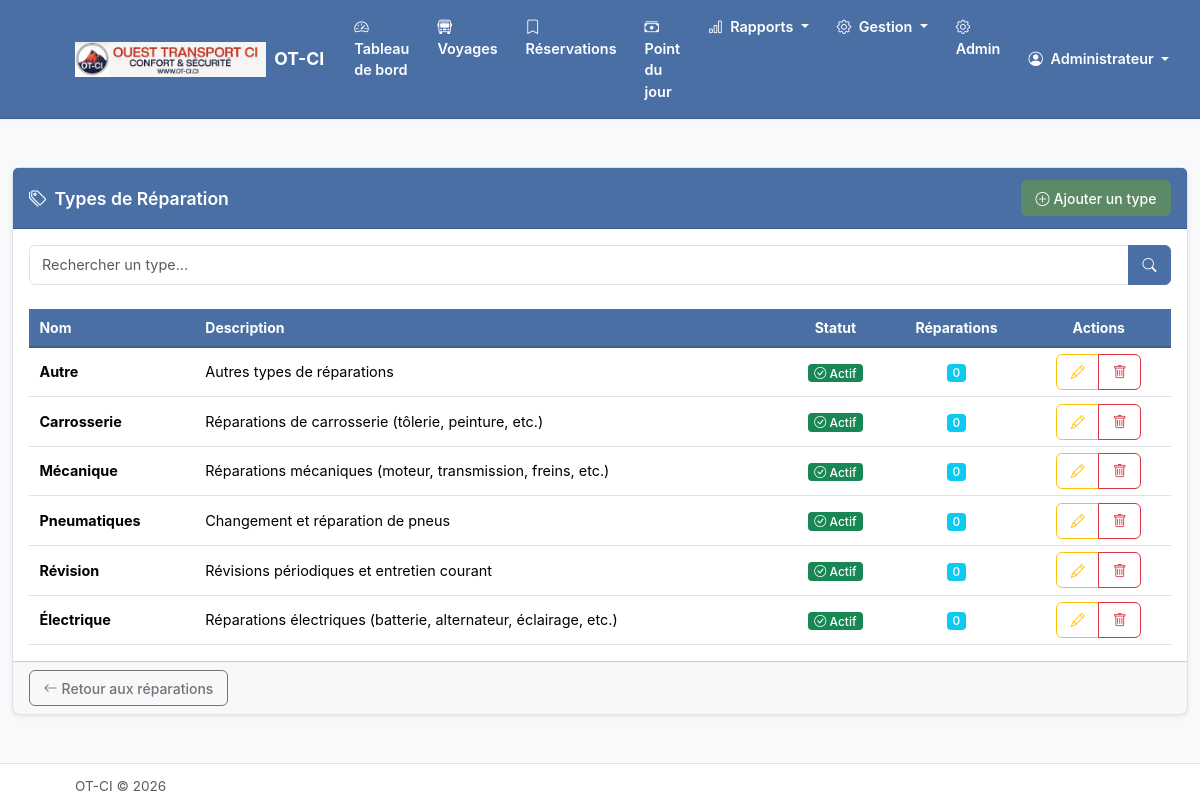
The page /vehicules/types-reparation/ (signed in) on the database its author committed.
### apps/compagnie/models.py (models this page shows, shortened)
class Compagnie(models.Model):
    nom = models.CharField(max_length=200, verbose_name="Nom de la compagnie")
    logo = models.ImageField(
        upload_to='logos/',
        blank=True,
        null=True,
        verbose_name="Logo"
    )
    nom_pdg = models.CharField(max_length=200, verbose_name="Nom du PDG")
    adresse = models.TextField(blank=True, verbose_name="Adresse")
    telephone = models.CharField(max_length=20, blank=True, verbose_name="Téléphone")
    email = models.EmailField(blank=True, verbose_name="Email")
    date_creation = models.DateTimeField(auto_now_add=True)
    date_modification = models.DateTimeField(auto_now=True)
    class Meta:
        verbose_name = "Compagnie"
        verbose_name_plural = "Compagnie"
    @classmethod
    def get_instance(cls):
        return cls.objects.first()

### apps/personnel/models.py (models this page shows, shortened)
class Utilisateur(AbstractUser):
    ROLE_CHOICES = [
        ('pdg', 'PDG'),
        ('super_admin', 'Super Administrateur'),
        ('manager', 'Manager'),
        ('chef_gare', 'Chef de Gare'),
        ('guichetier', 'Guichetier'),
    ]
    nom_complet = models.CharField(max_length=200, verbose_name="Nom complet")
    telephone = models.CharField(max_length=20, blank=True, verbose_name="Téléphone")
    role = models.CharField(
        max_length=20,
        choices=ROLE_CHOICES,
        default='guichetier',
        verbose_name="Rôle"
    )
    gare = models.ForeignKey(
        'gares.Gare',
        on_delete=models.SET_NULL,
        null=True,
        blank=True,
        related_name='utilisateurs',
        verbose_name="Gare"
    )
    actif = models.BooleanField(default=True, verbose_name="Actif")
    date_creation = models.DateTimeField(auto_now_add=True)
    date_modification = models.DateTimeField(auto_now=True)
    objects = UtilisateurManager()
    EMAIL_FIELD = 'email'
    USERNAME_FIELD = 'username'
    REQUIRED_FIELDS = ['nom_complet']
    class Meta:
        verbose_name = "Utilisateur"
        verbose_name_plural = "Utilisateurs"
        ordering = ['nom_complet']
    @property
    def is_super_admin(self):
        return self.role == 'super_admin'
    @property
    def has_global_access(self):
        return self.role in ['pdg', 'super_admin', 'manager']

### apps/vehicules/models.py (models this page shows, shortened)
class TypeReparation(models.Model):
    nom = models.CharField(
        max_length=100,
        unique=True,
        verbose_name="Nom"
    )
    description = models.TextField(
        blank=True,
        verbose_name="Description"
    )
    actif = models.BooleanField(
        default=True,
        verbose_name="Actif"
    )
    date_creation = models.DateTimeField(auto_now_add=True)
    date_modification = models.DateTimeField(auto_now=True)
    class Meta:
        verbose_name = "Type de réparation"
        verbose_name_plural = "Types de réparation"
        ordering = ['nom']

### apps/vehicules/views.py (the view)
# urls.py: path('types-reparation/', views.TypeReparationListView.as_view(), name='type_reparation_list'),
class TypeReparationListView(AdminRequiredMixin, ListView):
    model = TypeReparation
    template_name = 'vehicules/type_reparation_list.html'
    context_object_name = 'types_reparation'
    def get_queryset(self):
        queryset = super().get_queryset()
        search = self.request.GET.get('q')
        if search:
            queryset = queryset.filter(
                Q(nom__icontains=search) |
                Q(description__icontains=search)
            )
        return queryset.order_by('nom')
    def get_context_data(self, **kwargs):
        context = super().get_context_data(**kwargs)
        context['search_query'] = self.request.GET.get('q', '')
        return context

### apps/compagnie/context_processors.py (called while the page is built)
def compagnie_context(request):
    return {
        'compagnie': Compagnie.get_instance()
    }

### core/mixins.py (called while the page is built)
    def test_func(self):
        return self.request.user.has_global_access

### templates/vehicules/type_reparation_list.html (shortened to what this page needs)
{% extends 'base.html' %}
{% block content %}
<div class="container-fluid py-4">
    <div class="card shadow-sm">
        <div class="card-header text-white">
            <div class="d-flex justify-content-between align-items-center">
                <h4 class="mb-0">
                    <i class="bi bi-tags me-2"></i>Types de Réparation
                </h4>
                <a href="{% url 'vehicules:type_reparation_create' %}" class="btn btn-success btn-sm">
                    <i class="bi bi-plus-circle me-1"></i>Ajouter un type
                </a>
            </div>
        </div>
        <div class="card-body">
            <form method="get" class="mb-4">
                <div class="input-group">
                    <input type="text" name="q" class="form-control" placeholder="Rechercher un type..." value="{{ search_query }}">
                    <button type="submit" class="btn btn-primary">
                        <i class="bi bi-search"></i>
                    </button>
                </div>
            </form>
            {% if types_reparation %}
            <div class="table-responsive">
                <table class="table table-hover align-middle">
                    <thead>
                        <tr>
                            <th>Nom</th>
                            <th>Description</th>
                            <th class="text-center">Statut</th>
                            <th class="text-center">Réparations</th>
                            <th class="text-center">Actions</th>
                        </tr>
                    </thead>
                    <tbody>
                        {% for type in types_reparation %}
                        <tr>
                            <td><strong>{{ type.nom }}</strong></td>
                            <td>
                                {% if type.description %}
                                    {{ type.description|truncatewords:15 }}
                                {% else %}
                                    <span class="text-muted">-</span>
                                {% endif %}
                            </td>
                            <td class="text-center">
                                {% if type.actif %}
                                    <span class="badge bg-success"><i class="bi bi-check-circle"></i> Actif</span>
                                {% else %}
                                    <span class="badge bg-secondary"><i class="bi bi-x-circle"></i> Inactif</span>
                                {% endif %}
                            </td>
                            <td class="text-center">
                                <span class="badge bg-info">{{ type.reparations.count }}</span>
                            </td>
                            <td class="text-center">
                                <div class="btn-group btn-group-sm" role="group">
                                    <a href="{% url 'vehicules:type_reparation_update' type.pk %}" class="btn btn-outline-warning" title="Modifier">
                                        <i class="bi bi-pencil"></i>
                                    </a>
                                    {% if type.reparations.count == 0 %}
                                    <a href="{% url 'vehicules:type_reparation_delete' type.pk %}" class="btn btn-outline-danger" title="Supprimer">
                                        <i class="bi bi-trash"></i>
                                    </a>
                                    {% endif %}
                                </div>
                            </td>
                        </tr>
                        {% endfor %}
                    </tbody>
                </table>
            </div>
            {% endif %}
        </div>
        <div class="card-footer">
            <a href="{% url 'vehicules:reparation_list' %}" class="btn btn-outline-secondary">
                <i class="bi bi-arrow-left me-1"></i>Retour aux réparations
            </a>
        </div>
    </div>
</div>
{% endblock %}

### templates/base.html (shortened to what this page needs)
{% load static %}
<!DOCTYPE html>
<html lang="fr">
<head>
    <link href="https://cdn.jsdelivr.net/npm/bootstrap@5.3.2/dist/css/bootstrap.min.css" rel="stylesheet">
    <link href="https://cdn.jsdelivr.net/npm/bootstrap-icons@1.11.1/font/bootstrap-icons.css" rel="stylesheet">
    <link href="{% static 'css/custom.css' %}" rel="stylesheet">
</head>
<body>
    <nav class="navbar navbar-expand-lg navbar-dark sticky-top">
        <div class="container">
            <a class="navbar-brand d-flex align-items-center" href="{% url 'guichet:dashboard' %}">
                {% if compagnie and compagnie.logo %}
                    <img src="{{ compagnie.logo.url }}" alt="Logo" height="35" class="me-2">
                {% endif %}
                <span>{% if compagnie %}{{ compagnie.nom }}{% else %}Gestion Billetterie{% endif %}</span>
            </a>
            <div class="collapse navbar-collapse" id="navbarNav">
                {% if user.is_authenticated %}
                <ul class="navbar-nav me-auto">
                    <li class="nav-item">
                        <a class="nav-link {% if request.resolver_match.url_name == 'dashboard' %}active{% endif %}"
                           href="{% url 'guichet:dashboard' %}">
                            <i class="bi bi-speedometer2 me-1"></i> Tableau de bord
                        </a>
                    </li>
                    <li class="nav-item">
                        <a class="nav-link {% if request.resolver_match.url_name == 'voyage_list' %}active{% endif %}"
                           href="{% url 'guichet:voyage_list' %}">
                            <i class="bi bi-bus-front me-1"></i> Voyages
                        </a>
                    </li>
                    <li class="nav-item">
                        <a class="nav-link {% if request.resolver_match.url_name == 'reservations' %}active{% endif %}"
                           href="{% url 'guichet:reservations' %}">
                            <i class="bi bi-bookmark me-1"></i> Réservations
                        </a>
                    </li>
                    <li class="nav-item">
                        <a class="nav-link {% if 'comptabilite' in request.path %}active{% endif %}"
                           href="{% url 'comptabilite:point_journalier' %}">
                            <i class="bi bi-cash-stack me-1"></i> Point du jour
                        </a>
                    </li>
                    <li class="nav-item dropdown">
                        <a class="nav-link dropdown-toggle" href="#" data-bs-toggle="dropdown">
                            <i class="bi bi-bar-chart me-1"></i> Rapports
                        </a>
                    </li>
                    <li class="nav-item dropdown">
                        <a class="nav-link dropdown-toggle" href="#" data-bs-toggle="dropdown">
                            <i class="bi bi-gear me-1"></i> Gestion
                        </a>
                    </li>
                    {% if user.is_superuser %}
                    <li class="nav-item">
                        <a class="nav-link" href="{% url 'admin:index' %}">
                            <i class="bi bi-gear me-1"></i> Admin
                        </a>
                    </li>
                    {% endif %}
                </ul>
                <ul class="navbar-nav">
                    <li class="nav-item dropdown">
                        <a class="nav-link dropdown-toggle" href="#" data-bs-toggle="dropdown">
                            <i class="bi bi-person-circle me-1"></i>
                            {{ user.nom_complet|default:user.username }}
                        </a>
                    </li>
                </ul>
                {% endif %}
            </div>
        </div>
    </nav>
    <main class="py-4">
        {% block content %}{% endblock %}
    </main>
    <footer class="py-3 mt-auto border-top bg-white">
        <div class="container">
            <div class="d-flex justify-content-between align-items-center">
                <span class="text-muted">
                    {% if compagnie %}{{ compagnie.nom }}{% else %}Gestion Billetterie{% endif %} &copy; {% now "Y" %}
                </span>
            </div>
        </div>
    </footer>
</body>
</html>

### static/css/custom.css (style rules this page uses)
:root { --color-bg-main: #F8F9FA; --color-bg-card: #FFFFFF; --color-text-primary: #343A40; --color-text-secondary: #6C757D; --color-accent: #4A6FA5; --color-accent-hover: #3D5D8A; --color-success: #5D8A66; --color-success-light: #D4EDDA; --color-warning: #D4A84B; --color-warning-light: #FFF3CD; --color-danger: #C45C5C; --color-danger-light: #F8D7DA; --color-siege-disponible: #D4EDDA; --color-siege-reserve: #FFF3CD; --color-siege-paye: #ADB5BD; --color-siege-non-vendable: #6C757D; --color-border: #DEE2E6; --shadow-sm: 0 1px 2px rgba(0, 0, 0, 0.05); --shadow-md: 0 4px 6px rgba(0, 0, 0, 0.07); --font-family: -apple-system, BlinkMacSystemFont, "Segoe UI", Roboto, "Helvetica Neue", Arial, sans-serif; --font-size-base: 14px; --line-height-base: 1.5; }
* { box-sizing: border-box; }
body { font-family: var(--font-family); font-size: var(--font-size-base); line-height: var(--line-height-base); color: var(--color-text-primary); background-color: var(--color-bg-main); }
.container { width: 90% !important; max-width: 100% !important; padding-right: 15px; padding-left: 15px; margin-right: auto; margin-left: auto; }
h4, .h4 { font-size: 1.1rem; font-weight: 600; }
a { color: var(--color-accent); text-decoration: none; }
.navbar { background-color: var(--color-accent) !important; border-bottom: 1px solid var(--color-accent-hover); box-shadow: var(--shadow-sm); }
.navbar-brand { font-weight: 700; font-size: 1.1rem; color: #FFFFFF !important; }
.nav-link { color: #FFFFFF !important; font-weight: 600; padding: 0.5rem 0.75rem !important; font-size: 0.9rem; border-radius: 4px; margin: 0 2px; transition: background-color 0.2s ease; }
.nav-link i { color: #FFFFFF !important; font-weight: 700; }
.dropdown-toggle::after { color: #FFFFFF; }
.card { background-color: var(--color-bg-card); border: 1px solid var(--color-border); border-radius: 8px; box-shadow: var(--shadow-sm); }
.card-header { background-color: var(--color-accent); border-bottom: 1px solid var(--color-accent-hover); font-weight: 700; font-size: 0.95rem; padding: 0.75rem 1rem; color: #FFFFFF; }
.card-header h1, .card-header h2, .card-header h3, .card-header h4, .card-header h5, .card-header h6, .card-header .h1, .card-header .h2, .card-header .h3, .card-header .h4, .card-header .h5, .card-header .h6 { color: #FFFFFF; margin-bottom: 0; }
.card-header i { color: #FFFFFF; }
.card-body { padding: 1rem; }
.btn { border-radius: 6px; font-weight: 500; font-size: 0.875rem; padding: 0.4rem 0.85rem; transition: all 0.2s ease; }
.btn-primary { background-color: var(--color-accent); border-color: var(--color-accent); }
.btn-success { background-color: var(--color-success); border-color: var(--color-success); }
.form-control, .form-select { border: 1px solid var(--color-border); border-radius: 6px; font-size: 0.9rem; padding: 0.5rem 0.75rem; transition: border-color 0.2s ease, box-shadow 0.2s ease; }
.table { margin-bottom: 0; }
.table thead th { background-color: var(--color-accent); border-bottom: 2px solid var(--color-accent-hover); font-weight: 700; font-size: 0.875rem; color: #FFFFFF; padding: 0.5rem 0.65rem; }
.table tbody td { padding: 0.4rem 0.65rem; font-size: 0.9rem; vertical-align: middle; border-bottom: 1px solid var(--color-border); }
.badge { font-weight: 500; font-size: 0.8rem; padding: 0.3em 0.55em; border-radius: 4px; }
.text-muted { font-size: 0.85rem; }
.py-3 { padding-top: 0.75rem !important; padding-bottom: 0.75rem !important; }
.badge.bg-success, .badge.bg-warning, .badge.bg-info, .badge.bg-secondary, .badge.bg-primary, .badge.bg-dark { font-size: 0.75rem; padding: 0.25em 0.5em; }

### rows shown on the page
Compagnie: logo (picture), nom "OT-CI"
Utilisateur: nom_complet "Administrateur"
TypeReparation: nom "Autre", description "Autres types de réparations", actif True (drawn), reparations.count "0"
TypeReparation: nom "Carrosserie", description "Réparations de carrosserie (tôlerie, peinture, etc.)", actif True (drawn), reparations.count "0"
TypeReparation: nom "Mécanique", description "Réparations mécaniques (moteur, transmission, freins, etc.)", actif True (drawn), reparations.count "0"
TypeReparation: nom "Pneumatiques", description "Changement et réparation de pneus", actif True (drawn), reparations.count "0"
TypeReparation: nom "Révision", description "Révisions périodiques et entretien courant", actif True (drawn), reparations.count "0"
TypeReparation: nom "Électrique", description "Réparations électriques (batterie, alternateur, éclairage, etc.)", actif True (drawn), reparations.count "0"
